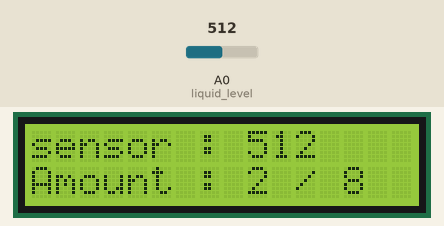
Bench run of a sketch on a simulated Arduino Uno, built with avr-gcc and run on an emulated ATmega328P. Shown: 16×2 character LCD. The inputs (shaded band) are chosen by the test bench; at power-on: A0 (liquid_level) = 512. What the sketch prints to the serial monitor is not drawn.

Above: at 1.2 s.
1.3 s: A0 (liquid_level) set to 390
At 3.3 s:
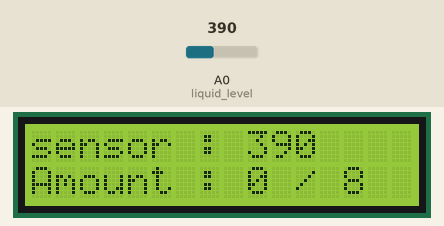
3.6 s: A0 (liquid_level) set to 410
At 4.7 s:
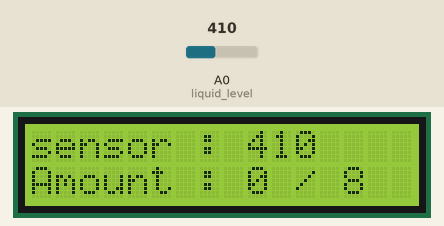
5.7 s: A0 (liquid_level) set to 511
At 7.4 s:
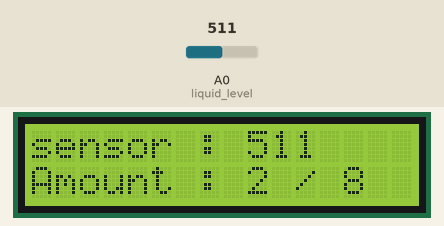
Timing chart, 0 to 8.9 s (numbered marks = the images above; inputs shaded):
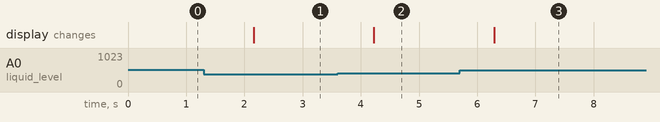

Measured:
- after the input at 1.3 s, the display: changes after 0.86 s (image 1)
- after the input at 3.6 s, the display: changes after 0.63 s (image 2)
- after the input at 5.7 s, the display: changes after 0.59 s (image 3)

The sketch:

liquid_level_sensor-depth-of-water.ino
```cpp
#define liquid_level A0

#include <Wire.h>                       // 1602 LCD 라이브러리 세팅
#include <LiquidCrystal_I2C.h>

LiquidCrystal_I2C lcd(0x27, 16, 2);

int minWater = 400, maxWater = 700;     // 센서 값 최솟값과 최댓값 구하여 지정

void setup() {
  // put your setup code here, to run once:
  Serial.begin(9600);                   // 시리얼 포트 시작
  pinMode(liquid_level, INPUT);         // 수위센서 입력 모드 지정

  lcd.init();                           // LCD 초기화
  lcd.backlight();
  lcd.clear();
}

void loop() {
  // put your main code here, to run repeatedly:
  int water = analogRead(liquid_level); // water 변수에 수위센서 아날로드 값을 저장
  Serial.println(water);

  lcd.clear();                          // lcd에 센서값 출력
  lcd.setCursor(0,0);
  lcd.print("sensor : ");
  lcd.setCursor(9,0);
  lcd.print(water);

  if(water < 400){                      // 최솟값보다 작아지거나, 최댓값보다 커지면 지정한 값으로 초기화
    water = 400;
  }else if(water > 700){
    water = 700;
  }

  // 숫자(변수)를 한 범위에서 다른 범위로 비례 변환하는 map() 함수를 이용
  int amount_of_water = map(water, minWater, maxWater, 0, 8);
  Serial.println(amount_of_water);

  lcd.setCursor(0,1);                   // 센서값을 8개의 범위로 나누어 어느정도 물이 찼는지 확인
  lcd.print("Amount : ");
  lcd.setCursor(9, 1);
  lcd.print(amount_of_water);
  lcd.setCursor(10,1);
  lcd.print(" / 8");

  delay(1000);                          // 1초 동작 지연
}
```
